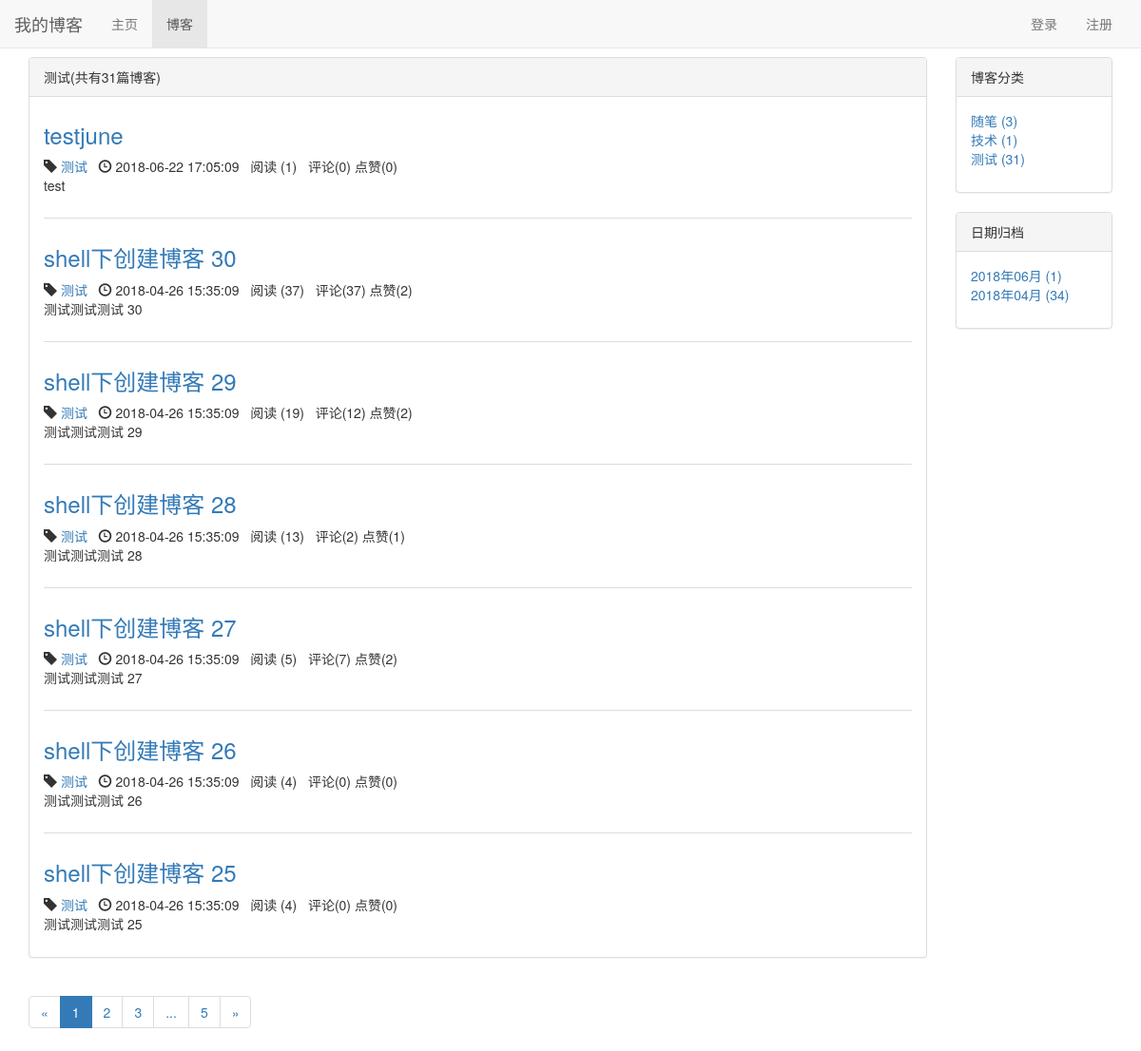
The page /blog/type/4 on the database as committed earlier.
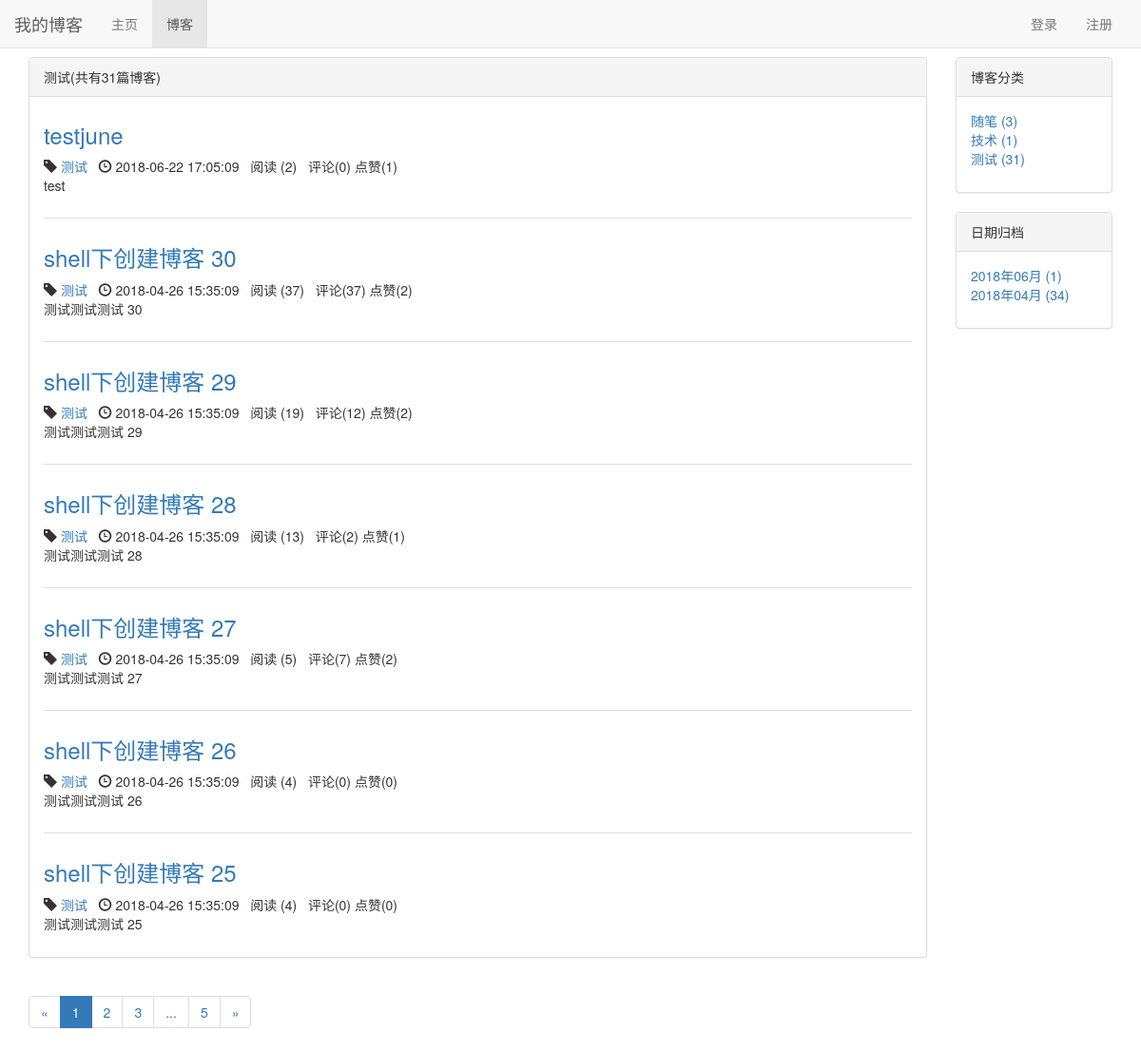
The same page on the database as committed later.
### myblog/models.py (models this page shows, shortened)
class Blog(models.Model,ReadNumExpandMethod):
    title = models.CharField(max_length=50)
    blog_type = models.ForeignKey(BlogType, on_delete=models.CASCADE)
    content = RichTextUploadingField()
    author = models.ForeignKey(User, on_delete=models.CASCADE)
    read_details = GenericRelation(ReadDetail)
    created_time = models.DateTimeField(auto_now_add=True)
    last_updated_time = models.DateTimeField(auto_now=True)
    class Meta:
        ordering = ['-created_time']

class BlogType(models.Model):
    type_name = models.CharField(max_length=15)
    def __str__(self):
        return self.type_name

### read_count/models.py (models this page shows)
class ReadNum(models.Model):
	read_num = models.IntegerField(default=0)
	content_type = models.ForeignKey(ContentType, on_delete=models.CASCADE)
	object_id = models.PositiveIntegerField()
	content_object = GenericForeignKey('content_type', 'object_id')

### likes/models.py (models this page shows)
class LikeCount(models.Model):
	content_type = models.ForeignKey(ContentType, on_delete=models.CASCADE)
	object_id = models.PositiveIntegerField()
	content_object = GenericForeignKey('content_type', 'object_id')
	liked_num = models.IntegerField(default=0)

### myblog/views.py (the view)
# urls.py: path('type/<int:blog_type_pk>', views.blogs_with_type, name='blogs_with_type'),
def blogs_with_type(request, blog_type_pk):
    blog_type = get_object_or_404(BlogType, pk=blog_type_pk)
    blogs_all_list = Blog.objects.filter(blog_type =blog_type)
    context = get_blog_list_common_data(request, blogs_all_list)
    context['blog_type'] = blog_type
    return render(request, 'myblog/blogs_with_type.html', context)

### comment/templatetags/comment_tags.py (called while the page is built)
@register.simple_tag
def get_comment_count(obj):
	content_type = ContentType.objects.get_for_model(obj)
	return Comment.objects.filter(content_type=content_type, object_id=obj.pk).count()

### likes/templatetags/like_tags.py (called while the page is built)
@register.simple_tag
def get_like_count(obj):
	content_type = ContentType.objects.get_for_model(obj)
	like_count, created = LikeCount.objects.get_or_create(content_type=content_type, object_id=obj.pk)
	return like_count.liked_num

### read_count/models.py (called while the page is built)
	def get_read_num(self):
		try:
			ct = ContentType.objects.get_for_model(self)
			readnum = ReadNum.objects.get(content_type=ct, object_id=self.pk)
			return readnum.read_num
		except exceptions.ObjectDoesNotExist:
			return 0

### user/context_processors.py (called while the page is built)
def login_modal_form(request):
    return {'login_modal_form': LoginForm()}

### myblog/templates/myblog/blogs_with_type.html (shortened to what this page needs)
{% extends 'myblog/blog_list.html' %}
{% block blog_list_title %}{{ blog_type.type_name }}(共有{{ page_of_blogs.paginator.count }}篇博客){% endblock %}

### myblog/templates/myblog/blog_list.html (shortened to what the changed rows need)
{% extends 'base.html' %}
{% load staticfiles %}
{% load comment_tags %}
{% load like_tags %}
{% block header_extends %}
    <link rel="stylesheet" href="{% static 'myblog/blog.css' %}">
{% endblock %}
{% block content %}
    <div class="container">
        <div class="row">
            <div class="col-xs-12 col-sm-8 col-md-9 col-lg-10">
                <div class="panel panel-default">
                    <div class="panel-body">
                        {% for blog in blogs %}
                            <div class="blog">
                                <h3><a href="{% url 'blog_detail' blog.pk %}">{{ blog.title }}</a></h3>
                                <p class="blog-info">
                                    <span class="glyphicon glyphicon-tag"></span> <a href="{% url 'blogs_with_type' blog.blog_type.pk %}">{{ blog.blog_type }}</a>&nbsp;&nbsp;
                                    <span class="glyphicon glyphicon-time"></span> {{ blog.created_time|date:"Y-m-d H:i:s" }}&nbsp;&nbsp;
                                    阅读 ({{ blog.get_read_num }})&nbsp;&nbsp;
                                    评论({% get_comment_count blog %})
                                    点赞({% get_like_count blog %})
                                </p>
                                <p>{{ blog.content|striptags|truncatechars:120 }}</p>
                            </div>
                        {% empty %}
                            <div class="blog">
                                <P>暂无博客，敬请期待</P>
                            </div>
                        {% endfor %}
                    </div>
                </div>
            </div>
        </div>
    </div>
{% endblock %}

Rows that differ between the two databases and show on the page:
changed through a linked row, Blog "testjune": get_read_num "1" → "2"; id.liked_num "0" → "1"
